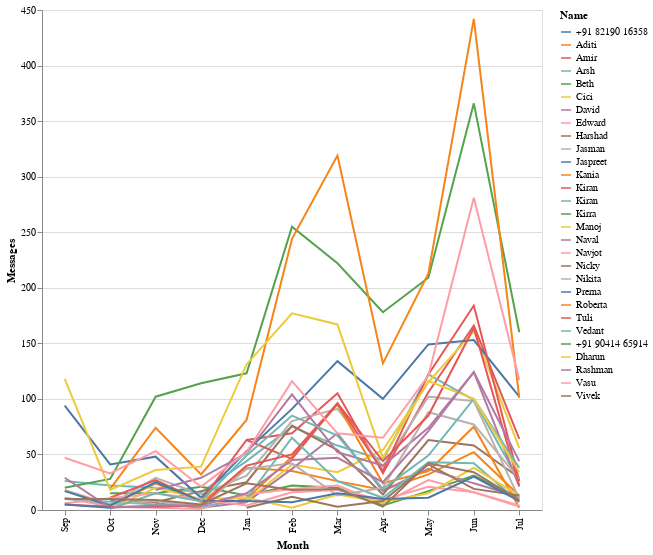

The code cell stored with this chart in its notebook:
### Markdown cell above
# Total message count per month for each student

### Code cell
# Creating a line chart in Altier that shows total message per month for each student 

# Creating a new data frame which has message count per month for each student 
df=pd.DataFrame(data1['Messages'].groupby([data1.Month,data1.Name]).count())

# Reset the index 
df.reset_index(inplace=True)

# Generate a month list 
month= ['Sep','Oct','Nov','Dec','Jan','Feb','Mar','Apr','May','Jun','Jul']



# Binding Values for our dropdown 
input_dropdown = alt.binding_select(options=list(set(df.Name.unique())))

# selection
selected_points = alt.selection_single(fields=['Name'], bind=input_dropdown, name='Select')

#color 
color = alt.condition(selected_points,
alt.Color('Name:N'),
alt.value('transparent'))

# Define Chart 
alt.Chart(df, width=500, height=500).mark_line().encode(
x=alt.X('Month',sort=month ),
y='Messages',
color=color,
tooltip='Name:Q'
).add_selection(selected_points)

### Figure 1 — Vega-Lite specification as saved in the notebook (floating-point values rounded to 4 significant figures; data arrays with more than 128 entries replaced by an {"elided": "..."} marker saying what was removed)
{"config": {"view": {"continuousWidth": 400, "continuousHeight": 300}}, "data": {"name": "data-5a14e3660332648b2bb1d87550d20eb3"}, "mark": "line", "encoding": {"color": {"condition": {"type": "nominal", "field": "Name", "selection": "Select"}, "value": "transparent"}, "tooltip": {"type": "quantitative", "field": "Name"}, "x": {"type": "nominal", "field": "Month", "sort": ["Sep", "Oct", "Nov", "Dec", "Jan", "Feb", "Mar", "Apr", "May", "Jun", "Jul"]}, "y": {"type": "quantitative", "field": "Messages"}}, "height": 500, "selection": {"Select": {"type": "single", "fields": ["Name"], "bind": {"input": "select", "options": ["Dharun", " Jaspreet", " Vedant ", " Cici", " Manoj", " Prerna", " Nicky", " Kiran", " Harshad", " David", " Arsh ", " Kirra", " Tuli ", "+91 90414 65914", " Edward", " Kania", " Amir", " Jasman", " Naval", " Beth", " Kiran ", " +91 82190 16358", "Vivek", "Vasu", " Roberta", "Rashman", " Nikita ", " Aditi", " Navjot "]}}}, "width": 500, "$schema": "https://vega.github.io/schema/vega-lite/v4.8.1.json", "datasets": {"data-5a14e3660332648b2bb1d87550d20eb3": {"elided": "270 records"}}}
